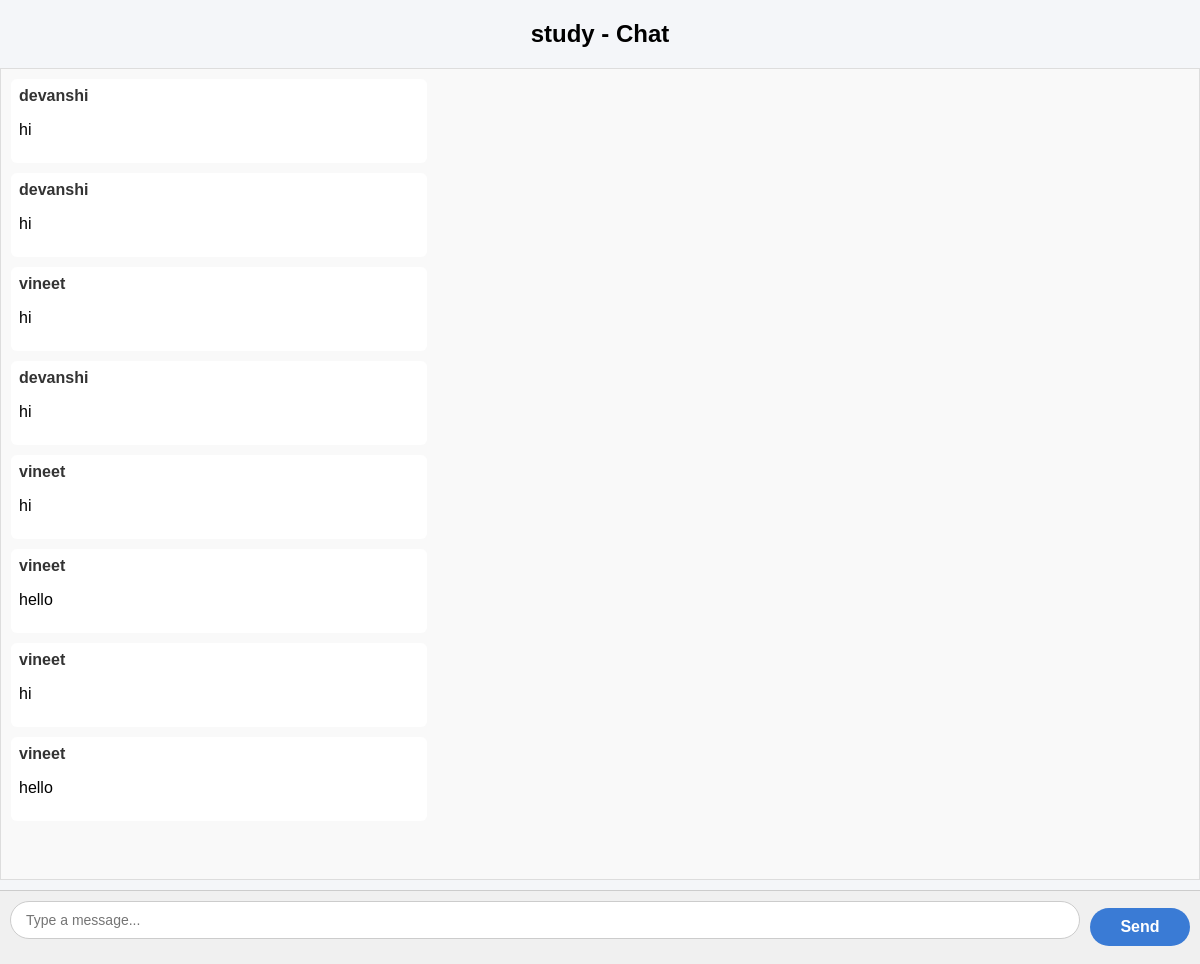
Screenshot of /groups/chat/1/ (signed in) with the database file from the repository.
### groups/models.py (models this page shows, shortened)
class Group(models.Model):
    name = models.CharField(max_length=100)
    subject = models.CharField(max_length=100)
    description = models.TextField()
    creator = models.ForeignKey(User, on_delete=models.CASCADE)
    members = models.ManyToManyField(User, related_name='study_groups')

class Message(models.Model):
    group = models.ForeignKey('Group', on_delete=models.CASCADE)
    user = models.ForeignKey(User, on_delete=models.CASCADE)
    content = models.TextField()
    created_at = models.DateTimeField(auto_now_add=True)

### groups/views.py (the view, shortened to what this page needs)
# urls.py: path('chat/<int:group_id>/', views.group_chat, name='group_chat'),
def group_chat(request, group_id):
    group = get_object_or_404(Group, id=group_id)
    if request.user not in group.members.all():
        return redirect('group_list')
    messages = Message.objects.filter(group=group).order_by('created_at')
    return render(request, 'groups/group_chat.html', {
        'group': group,
        'messages': messages
    })

### groups/templates/groups/group_chat.html (shortened to what this page needs)
{% load static %}
<!DOCTYPE html>
<html>
    <head>
        <link rel="stylesheet" href="">
        <link rel="stylesheet" href="{% static 'groups/css/groups.css' %}">
    </head>
    <body>
        <h2>{{ group.name }} - Chat</h2>
        <div class="chat-box">
        {% for message in messages %}
            <div class="message">
                <strong>{{ message.user.username }}</strong>
                <p>{{ message.content }}</p>
            </div>
        {% endfor %}
        </div>
        <form method="POST" class="chat-form">
        <input type="text" name="content" placeholder="Type a message..." required>
        <button type="submit">Send</button>
        </form>
    </body>
</html>

### groups/static/groups/css/groups.css (style rules this page uses)
body { font-family: Arial, sans-serif; background:#f4f6f9; margin:0; padding:0; }
h2 { text-align:center; margin-bottom:20px; }
input, textarea { width:100%; padding:10px; margin-bottom:15px; border:1px solid #ccc; border-radius:5px; }
button { width:100%; padding:10px; background:#3a7bd5; border:none; color:white; font-size:16px; border-radius:5px; cursor:pointer; }
.chat-box { height: 790px; overflow-y: scroll; border: 1px solid #ddd; padding: 10px; margin-bottom: 10px; background: #f9f9f9; }
.message { margin-bottom: 10px; padding: 8px; background: white; border-radius: 6px; width: 400px; }
.message strong { color: #333; }
.chat-form { display: flex; align-items: center; padding: 10px; background-color: #f0f0f0; border-top: 1px solid #ccc; }
.chat-form input { flex: 1; padding: 10px 15px; border-radius: 20px; border: 1px solid #ccc; outline: none; font-size: 14px; width: 900px; }
.chat-form button { margin-left: 10px; padding: 10px 18px; background-color: #3a7bd5; color: white; border: none; border-radius: 20px; cursor: pointer; font-weight: bold; width: 100px; }

### rows the page displays
Group: name "study"
Message: user.username "devanshi", content "hi"
Message: user.username "devanshi", content "hi"
Message: user.username "vineet", content "hi"
Message: user.username "devanshi", content "hi"
Message: user.username "vineet", content "hi"
Message: user.username "vineet", content "hello"
Message: user.username "vineet", content "hi"
Message: user.username "vineet", content "hello"
